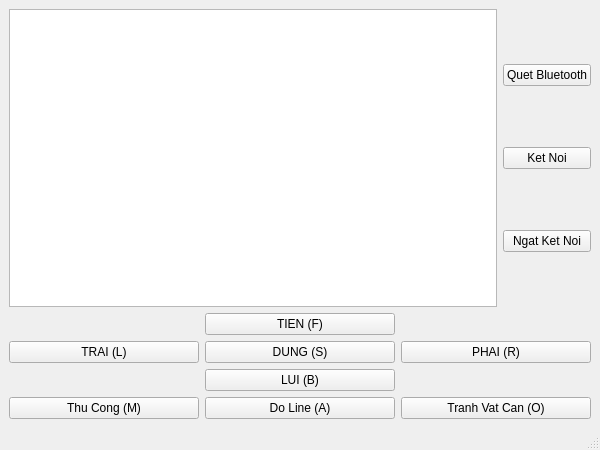
<?xml version="1.0" encoding="UTF-8"?>
<ui version="4.0">
 <class>MainWindow</class>
 <widget class="QMainWindow" name="MainWindow">
  <property name="geometry">
   <rect>
    <x>0</x>
    <y>0</y>
    <width>600</width>
    <height>450</height>
   </rect>
  </property>
  <property name="windowTitle">
   <string>Dieu Khien Xe Tu Hanh</string>
  </property>
  <widget class="QWidget" name="centralwidget">
   <layout class="QVBoxLayout" name="verticalLayout_2">
    <item>
     <layout class="QHBoxLayout" name="horizontalLayout">
      <item>
       <widget class="QListWidget" name="listDevices"/>
      </item>
      <item>
       <layout class="QVBoxLayout" name="verticalLayout">
        <item>
         <widget class="QPushButton" name="btnScan">
          <property name="text">
           <string>Quet Bluetooth</string>
          </property>
         </widget>
        </item>
        <item>
         <widget class="QPushButton" name="btnConnect">
          <property name="text">
           <string>Ket Noi</string>
          </property>
         </widget>
        </item>
        <item>
         <widget class="QPushButton" name="btnDisconnect">
          <property name="text">
           <string>Ngat Ket Noi</string>
          </property>
         </widget>
        </item>
       </layout>
      </item>
     </layout>
    </item>
    <item>
     <layout class="QGridLayout" name="gridLayout">
      <item row="0" column="1">
       <widget class="QPushButton" name="btnForward">
        <property name="text">
         <string>TIEN (F)</string>
        </property>
       </widget>
      </item>
      <item row="1" column="0">
       <widget class="QPushButton" name="btnLeft">
        <property name="text">
         <string>TRAI (L)</string>
        </property>
       </widget>
      </item>
      <item row="1" column="1">
       <widget class="QPushButton" name="btnStop">
        <property name="text">
         <string>DUNG (S)</string>
        </property>
       </widget>
      </item>
      <item row="1" column="2">
       <widget class="QPushButton" name="btnRight">
        <property name="text">
         <string>PHAI (R)</string>
        </property>
       </widget>
      </item>
      <item row="2" column="1">
       <widget class="QPushButton" name="btnBackward">
        <property name="text">
         <string>LUI (B)</string>
        </property>
       </widget>
      </item>
     </layout>
    </item>
    <item>
     <layout class="QHBoxLayout" name="horizontalLayout_2">
      <item>
       <widget class="QPushButton" name="btnManualMode">
        <property name="text">
         <string>Thu Cong (M)</string>
        </property>
       </widget>
      </item>
      <item>
       <widget class="QPushButton" name="btnLineMode">
        <property name="text">
         <string>Do Line (A)</string>
        </property>
       </widget>
      </item>
      <item>
       <widget class="QPushButton" name="btnObstacleMode">
        <property name="text">
         <string>Tranh Vat Can (O)</string>
        </property>
       </widget>
      </item>
     </layout>
    </item>
   </layout>
  </widget>
  <widget class="QMenuBar" name="menubar">
   <property name="geometry">
    <rect>
     <x>0</x>
     <y>0</y>
     <width>600</width>
     <height>22</height>
    </rect>
   </property>
  </widget>
  <widget class="QStatusBar" name="statusBar"/>
 </widget>
 <resources/>
 <connections/>
</ui>
